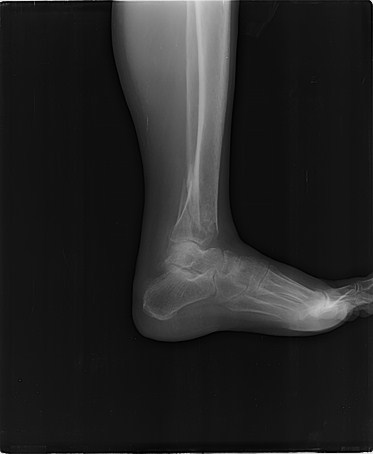
#> input picture ID001-xray.png, 373 x 454 px, found by its file name
$ python analyze_image.py
#> lines starting #> are read from the running program, lines starting #| are printed output that depends on the picture; after the words box and inside, x2 and y2 are one past the last pixel; in counts of white or black regions, pixels touching at a corner belong together
#!/usr/bin/env python3
"""Image processing pipeline for ID001-xray.png second-opinion analysis."""
import cv2
import numpy as np
import os

SRC = "/home/ralph/projects/ufsc/pablo-xray-tests-claude/ID001-xray.png"
OUT = "/home/ralph/projects/ufsc/pablo-xray-tests-claude/ID001-xray_analysis"

os.makedirs(OUT, exist_ok=True)

# 1. Load original
original = cv2.imread(SRC, cv2.IMREAD_UNCHANGED)
#> original is the input picture: shape (454, 373, 3); min 0, max 237, mean 36.5
if original is None:
    raise FileNotFoundError(f"Could not load {SRC}")
cv2.imwrite(os.path.join(OUT, "01_original.png"), original)

# 2. Grayscale
if len(original.shape) == 3:
    gray = cv2.cvtColor(original, cv2.COLOR_BGR2GRAY)
else:
    gray = original.copy()
cv2.imwrite(os.path.join(OUT, "02_grayscale.png"), gray)

# 3. Contrast enhancement (CLAHE - adaptive histogram equalization)
clahe = cv2.createCLAHE(clipLimit=2.5, tileGridSize=(8, 8))
contrast_enhanced = clahe.apply(gray)
cv2.imwrite(os.path.join(OUT, "03_contrast_enhanced.png"), contrast_enhanced)

# 4. Sharpened (unsharp mask on contrast-enhanced image)
blurred = cv2.GaussianBlur(contrast_enhanced, (0, 0), sigmaX=3)
sharpened = cv2.addWeighted(contrast_enhanced, 1.5, blurred, -0.5, 0)
cv2.imwrite(os.path.join(OUT, "04_sharpened.png"), sharpened)

# 5. Edge enhanced (Canny edges overlaid on contrast-enhanced grayscale for bone contour visualization)
edges = cv2.Canny(contrast_enhanced, 40, 120)
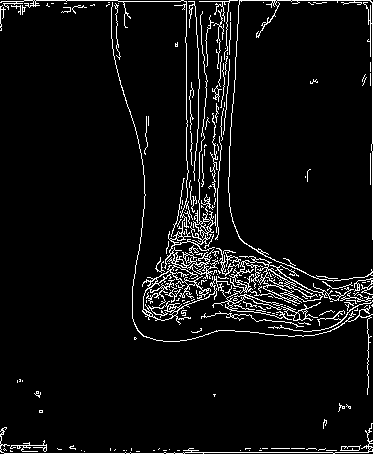
#> edges: shape (454, 373); 5.9% white in thin lines or dots
edge_overlay = cv2.cvtColor(contrast_enhanced, cv2.COLOR_GRAY2BGR)
edge_overlay[edges > 0] = [0, 255, 0]
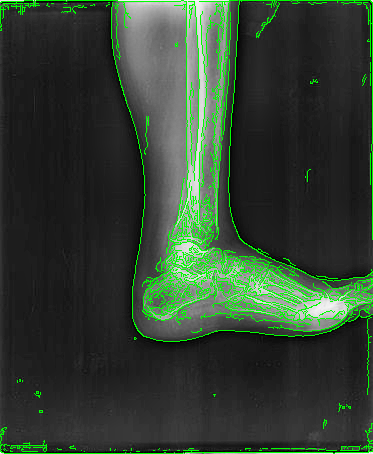
#> edge_overlay: shape (454, 373, 3); mean B, G, R 49.9, 64.9, 49.9
cv2.imwrite(os.path.join(OUT, "05_edge_enhanced.png"), edge_overlay)

# 6. Zoom region 1: ankle joint / distal tibia-fibula-talus mortise (upper-middle area)
h, w = gray.shape
#> h = 454; w = 373
zoom1 = contrast_enhanced[int(h*0.35):int(h*0.68), int(w*0.15):int(w*0.85)]
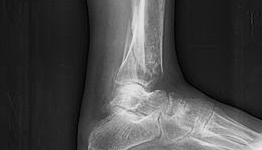
#> zoom1: shape (150, 262); min 0, max 234, mean 71.6
zoom1_big = cv2.resize(zoom1, None, fx=2.5, fy=2.5, interpolation=cv2.INTER_CUBIC)
cv2.imwrite(os.path.join(OUT, "06_zoom_region_1_ankle_joint.png"), zoom1_big)

# 7. Zoom region 2: midfoot/forefoot (tarsals and metatarsals, lower-right area)
zoom2 = contrast_enhanced[int(h*0.55):int(h*0.98), int(w*0.35):int(w*1.0)]
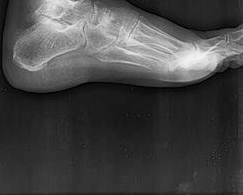
#> zoom2: shape (195, 243); min 0, max 244, mean 69.7
zoom2_big = cv2.resize(zoom2, None, fx=2.2, fy=2.2, interpolation=cv2.INTER_CUBIC)
cv2.imwrite(os.path.join(OUT, "07_zoom_region_2_midfoot_forefoot.png"), zoom2_big)

# 8. Additional enhancement: bone-density-focused local normalization (helps show cortical continuity)
gray_f = gray.astype(np.float32)
local_mean = cv2.GaussianBlur(gray_f, (0, 0), sigmaX=25)
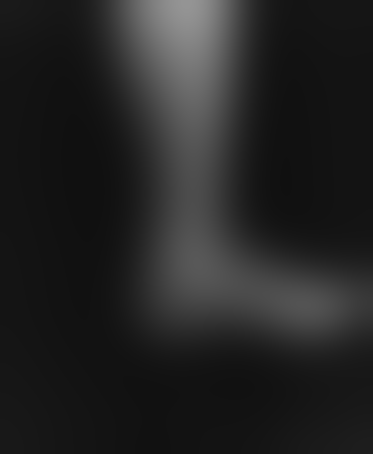
#> local_mean: shape (454, 373) float32; min 16.27, max 148.9, mean 36.3
local_norm = (gray_f - local_mean)
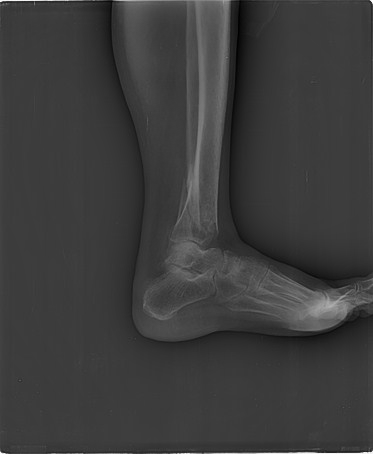
#> local_norm: shape (454, 373) float32; min -67.16, max 214.3, mean 0.2; drawn with min black and max white
local_norm = cv2.normalize(local_norm, None, 0, 255, cv2.NORM_MINMAX)
local_norm = local_norm.astype(np.uint8)
local_norm_clahe = clahe.apply(local_norm)
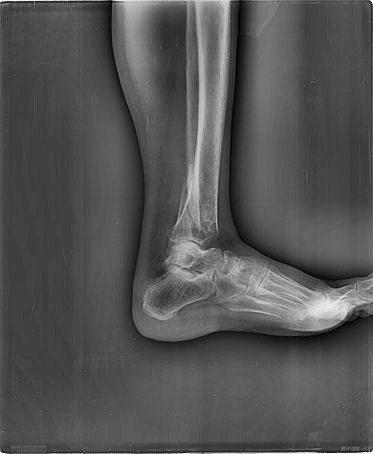
#> local_norm_clahe: shape (454, 373); min 1, max 254, mean 83.4
cv2.imwrite(os.path.join(OUT, "08_additional_enhancement_local_contrast.png"), local_norm_clahe)

print("All intermediate images generated successfully in:", OUT)
for f in sorted(os.listdir(OUT)):
    if f.endswith(".png"):
        print(" -", f)

$ run again, with ID002-xray.png copied over ID001-xray.png
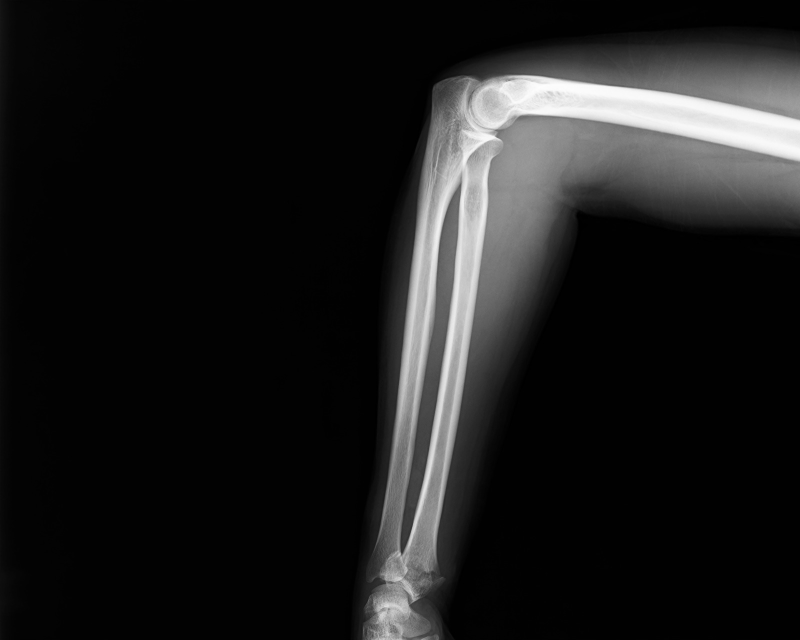
#> input picture ID002-xray.png, 1600 x 1280 px, found by its file name (shown at 1/2 size)
#> original is the input picture: shape (1280, 1600, 3); min 0, max 254, mean 28.3
#> `edges = cv2.Canny(contrast_enhanced, 40, 120)`:
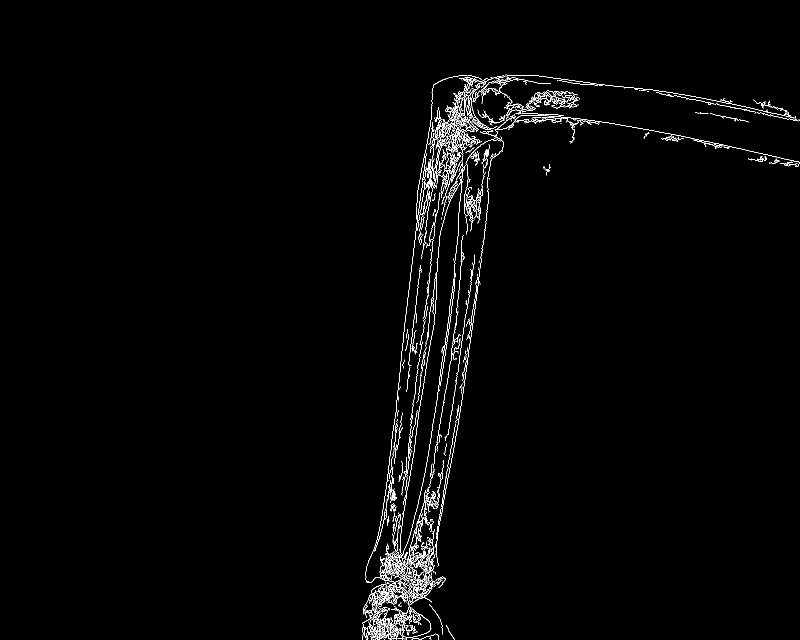
#> edges: shape (1280, 1600) (shown at 1/2 size); 1.4% white in thin lines or dots, all inside (x1, y1, x2, y2) = (724, 149, 1600, 1280)
#> `local_norm_clahe = clahe.apply(local_norm)`:
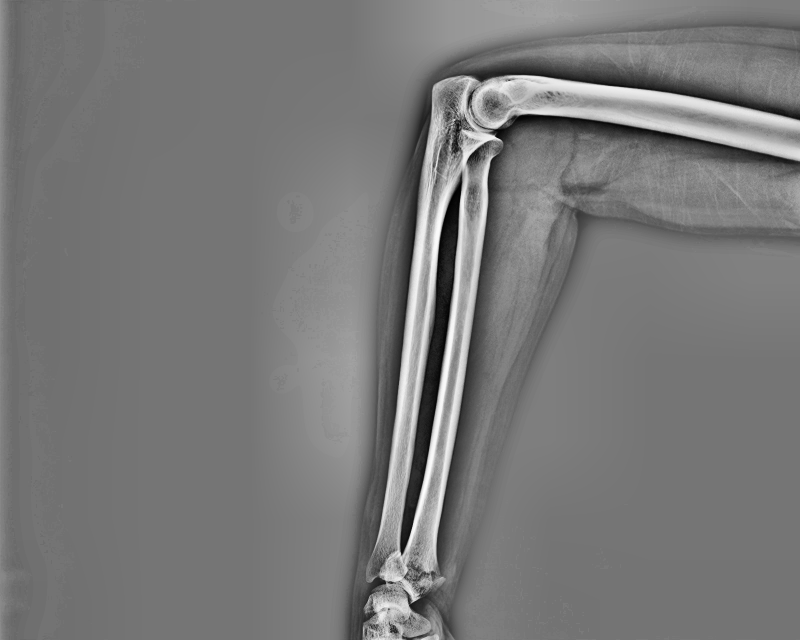
#> local_norm_clahe: shape (1280, 1600) (shown at 1/2 size); min 0, max 255, mean 120.5

$ run again, with ID003-xray.png copied over ID001-xray.png
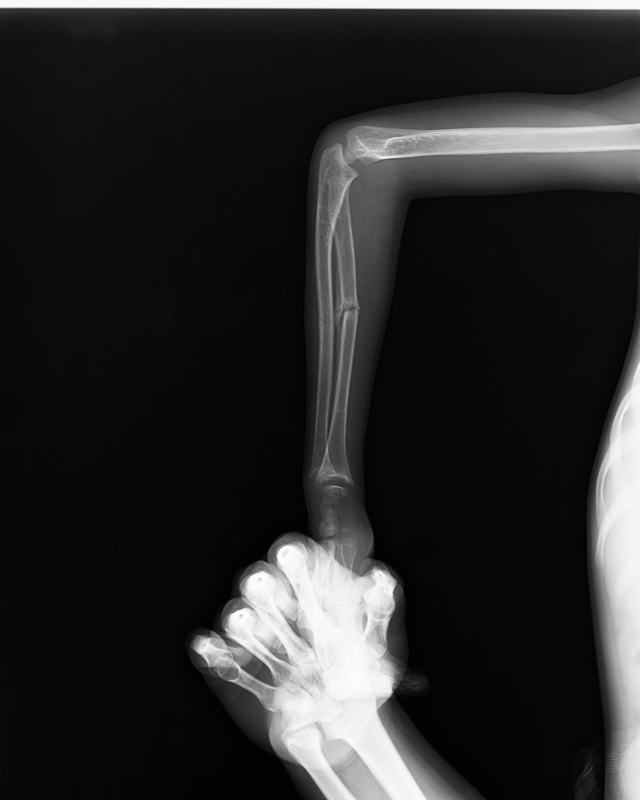
#> input picture ID003-xray.png, 1280 x 1600 px, found by its file name (shown at 1/2 size)
#> original is the input picture: shape (1600, 1280, 3); min 0, max 255, mean 42
#> `edges = cv2.Canny(contrast_enhanced, 40, 120)`:
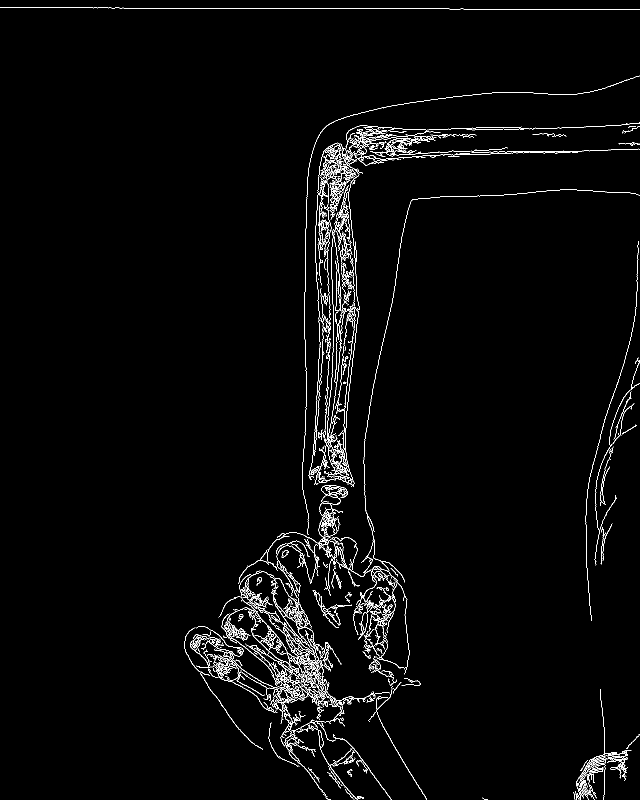
#> edges: shape (1600, 1280) (shown at 1/2 size); 2.2% white in thin lines or dots
#> `local_norm_clahe = clahe.apply(local_norm)`:
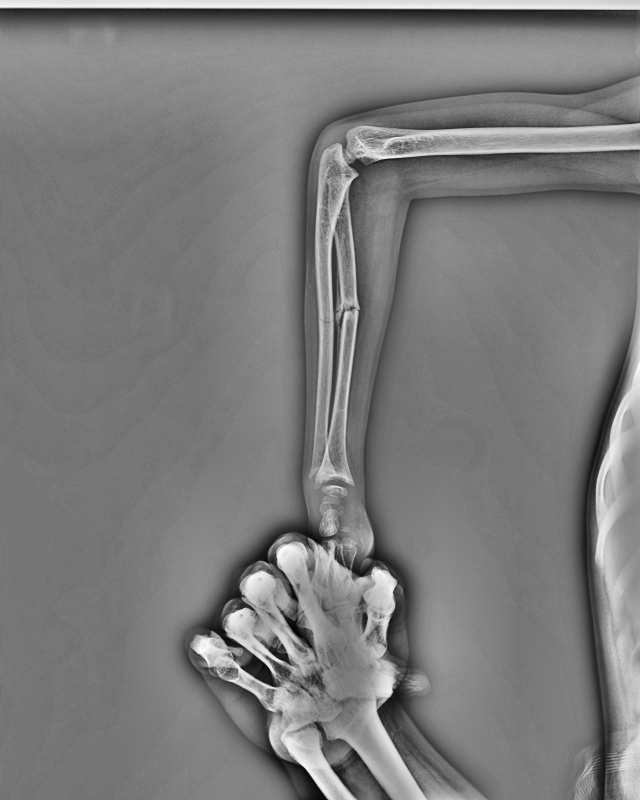
#> local_norm_clahe: shape (1600, 1280) (shown at 1/2 size); min 0, max 255, mean 123.5
